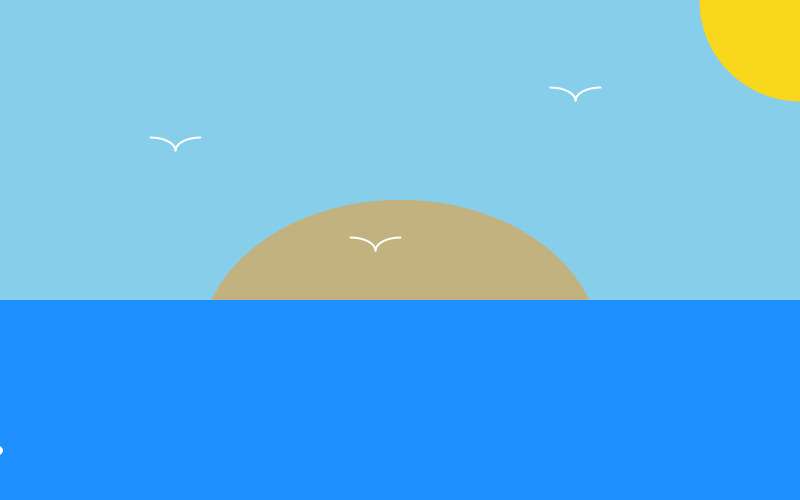
Frame 1 (no input)
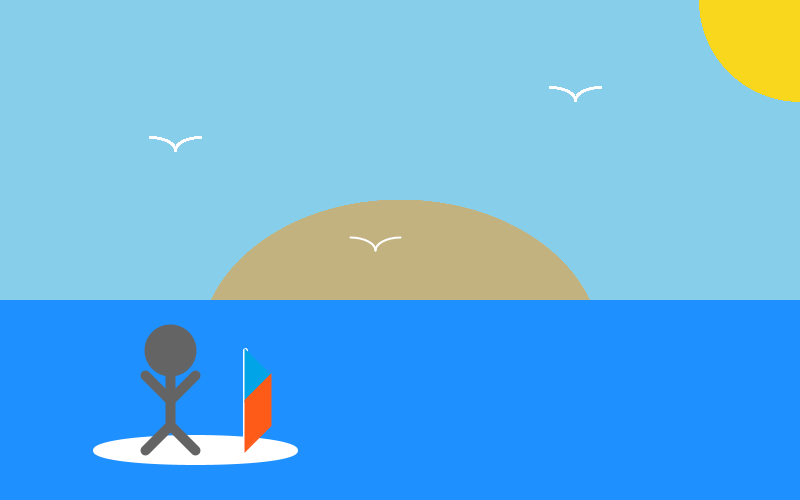
Frame 60 (the mouse pressed at the canvas centre just before this capture)
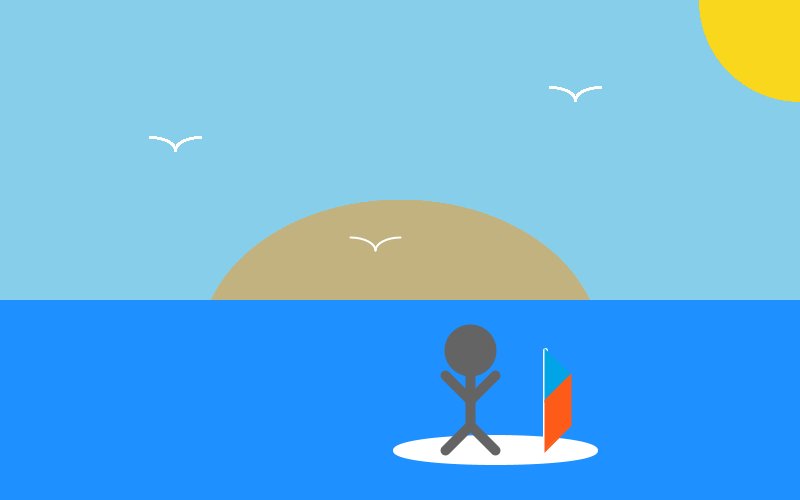
Frame 120 (the mouse held since frame 60 and released just before this capture)

The Processing sketch that drew these frames (run headless with seeded random() and noise(); from frame 60 on, the mouse is pressed at the canvas centre):

// Processing sketch: WindSurfer
// ── WindSurfer.pde
//Joshua Liu
//April 12,2019
//Mr.Rosen
//Draws a windsurfer on surfing on the beachr

void setup(){
   size(800,500);
   background(#87ceeb);
   smooth();
}
int x=-500;
void draw(){
  background();
  windsurfer();
}
void background(){
  strokeWeight(1);
  //Island
  fill(#c2b280);
  stroke(#c2b280);
  ellipse(400,350,400,300);
  
  //Ocean
  fill(#1e90ff);
  stroke(#1e90ff);  
  rect(0,300,800,200);
  
  //Birds
  fill(0,0);
  stroke(255);
  strokeWeight(2);
  arc(600,100,50,25,PI,3*PI/2);
  arc(550,100,50,25,3*PI/2,2*PI);
  arc(200,150,50,25,PI,3*PI/2);
  arc(150,150,50,25,3*PI/2,2*PI);
  arc(400,250,50,25,PI,3*PI/2);
  arc(350,250,50,25,3*PI/2,2*PI);
  
  //Sun
  fill(#f9d71c);
  stroke(#f9d71c);
  ellipse(800,0,200,200);
}
void windsurfer(){
  //Pole
  fill(255);
  stroke(255);
  strokeWeight(5);
  line(450+x,350,450+x,450);
  
  //Board
  ellipse(400+x,450,200,25);
  strokeWeight(2);
  
  //Sails
  stroke(#00a4e7);
  fill(#00a4e7);
  triangle(450+x,350,450+x,400,475+x,375);
  stroke(#ff5b18);
  fill(#ff5b18);
  quad(450+x,400,475+x,375,475+x,425,450+x,450);
  
  //Head
  stroke(100);
  fill(100);
  ellipse(375+x,350,50,50);
  
  //Body arms and legs
  strokeWeight(10);
  line(375+x,375,375+x,425);
  line(375+x,425,350+x,450);
  line(375+x,425,400+x,450);
  line(375+x,400,350+x,375);
  line(375+x,400,400+x,375);
  
  //Sharkfin
  x=x-400;
  triangle(x+25,425,x+65,425,x+75,400);
  x=x+400;
  x=x+5;
}
